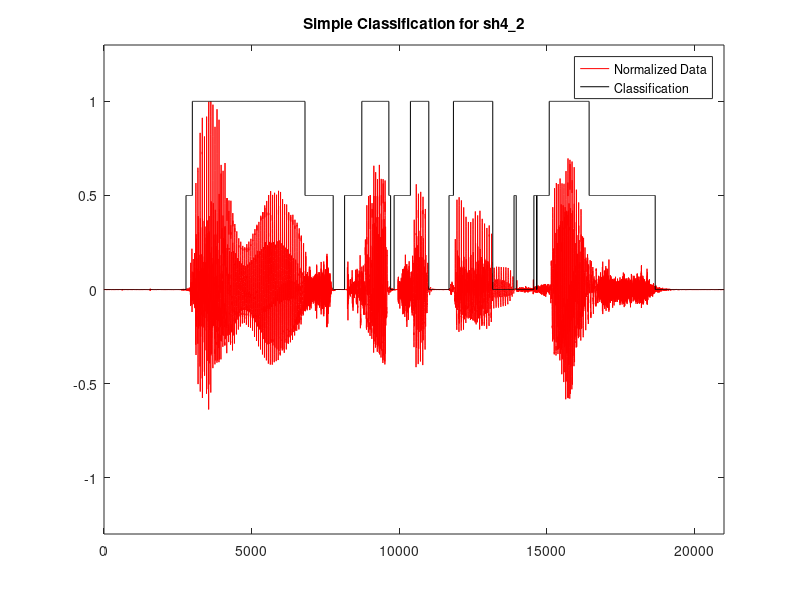

MATLAB code to generate this figure:
clear all
close all
clc

load normed_speech.mat
data=sh4_2;
% data=sh4_7;
pads=zeros(120,1);
padded=cat(1, pads, data,pads);


frame_len=241;
frame_shift=1;
num_frames=fix(length(data)/frame_shift-frame_len/frame_shift);

enThresh=1.5;
zcrThresh=0.1;
enThresh2=.02;
classify = zeros(length(data),1);
buffSize=50;
buff=zeros(buffSize,2);

for i=1:num_frames
    frame=padded(((i-1)*frame_shift+1):(i*frame_shift+frame_len));
    if i < buffSize+1
        buff(i,1)=sum(frame.*frame);
        buff(i,2) = sum(abs(diff(frame>0)))/frame_len;
    else
        currEN = buff(1,1);
        currZCR = buff(1,2);
        buff=circshift(buff, [-1 0]);
        buff(buffSize,1)=sum(frame.*frame);
        buff(buffSize,2) = sum(abs(diff(frame>0)))/frame_len;
        
        avEN = mean(buff(:,1));
        avZCR = mean(buff(:,2));
        
        if (i-(buffSize+1))>0
            prev=classify(i-(buffSize+1));
        else
            prev=0;
        end
        
        if (currEN > enThresh) && (currZCR > zcrThresh)
            if (prev == 1) || (avEN > enThresh)
                classify(i-buffSize)=1;
            elseif (prev == .5) || (avZCR > zcrThresh)
                if (avEN > enThresh2)
                    classify(i-buffSize)=.5;
                else
                    classify(i-buffSize)=0;
                end
            else
                classify(i-buffSize)=0;
            end
        elseif (currEN > enThresh)
            if (prev == 1) || (avEN > enThresh)
                classify(i-buffSize)=1;
            else
                classify(i-buffSize)=prev;
            end
        elseif (currZCR > zcrThresh)
            if (prev == .5) || (avZCR > zcrThresh)
                if (avEN > enThresh2)
                    classify(i-buffSize)=.5;
                else
                    classify(i-buffSize)=0;
                end
            else
                classify(i-buffSize)=prev;
            end
        else
            if(prev)
                if avEN > enThresh
                    classify(i-buffSize)=1;
                elseif avZCR > zcrThresh
                    if (avEN > enThresh2)
                        classify(i-buffSize)=.5;
                    else
                        classify(i-buffSize)=0;
                    end
                else
                    classify(i-buffSize)=0;
                end
            else
                classify(i-buffSize)=0;
            end
            
        end
%         if avEN > 1.5*enThresh
%             enThresh = 1.5*enThresh;
%         elseif avEN < enThresh/1.5
%             enThresh = enThresh/1.5;
%         end
        
%         if avZCR > 1.5*zcrThresh
%             zcrThresh = 1.5*zcrThresh;
%         elseif avZCR < zcrThresh/1.5
%             zcrThresh = zcrThresh/1.1;
%         end
%          
    end
end

enCross = (buff > enThresh);
zcrCross = (buff > zcrThresh);
%out = zeros(buffSize,1);
out = enCross(:,1) + zcrCross(:,2)*.5;
m=find(out==1.5);
out(m) = 1;
classify(end-(buffSize-1):end) = out;

figure(10)
plot(data./max(data), 'r')
hold on
plot(classify, 'k')
legend('Normalized Data', 'Classification')
title('Simple Classification for sh4\_2')
axis([0 inf -1.3 1.3])